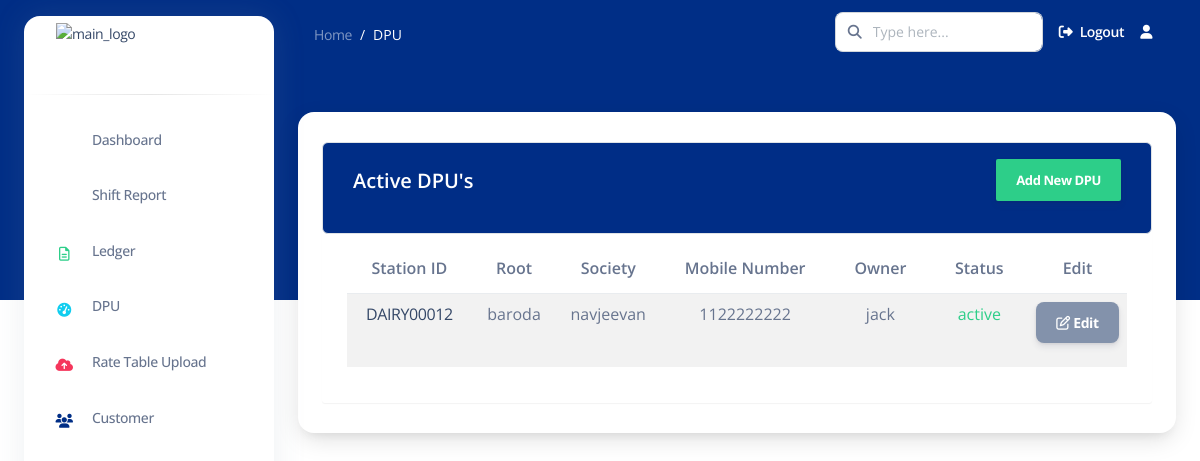
Page /active_dpu/ (signed in) on the earlier database version.
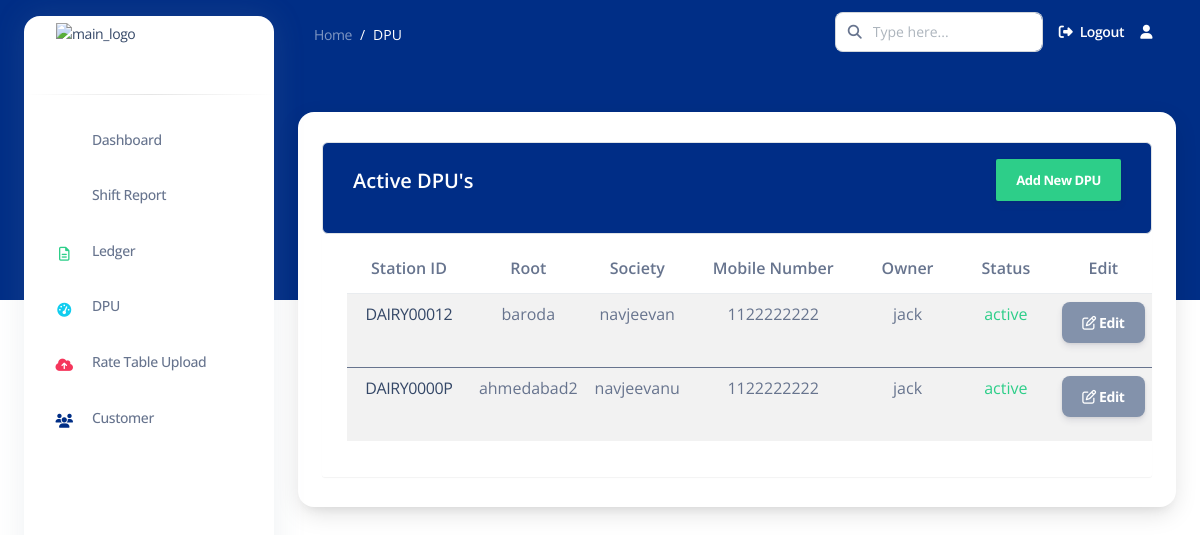
Same page on the later database version.
### apps/common/models.py (models this page shows, shortened)
class DPU(models.Model):
    user = models.ForeignKey(User, on_delete=models.CASCADE)
    location = models.CharField(max_length=255)
    st_id = models.CharField(max_length=50, unique=True, primary_key=True)  # Renamed from dpu_id to st_id
    society = models.CharField(max_length=255)
    mobile_number = models.CharField(max_length=15)
    owner = models.CharField(max_length=255)
    STATUS_CHOICES = [
        ('active', 'Active'),
        ('deactivated', 'Deactivated'),
    ]
    status = models.CharField(max_length=20, choices=STATUS_CHOICES, default='active')
    date = models.DateTimeField(auto_now_add=True)  # Automatically set on creation

### apps/common/views.py (the view)
# urls.py: path('active_dpu/', active_dpu, name='active_dpu'),
def active_dpu(request):
    active_dpu_list = DPU.objects.filter(user=request.user)
    return render(request, 'common/active_dpu.html', {'active_dpu_list': active_dpu_list})

### templates/common/active_dpu.html (shortened to what this page needs)
{% extends 'base2.html' %}
{% load static %}
{% load crispy_forms_tags %}
{% block content %}
<nav class="navbar navbar-main navbar-expand-lg px-0 mx-4 shadow-none border-radius-xl " id="navbarBlur"
    data-scroll="false">
    <div class="container-fluid py-1 px-3">
        <nav aria-label="breadcrumb">
            <ol class="breadcrumb bg-transparent mb-0 pb-0 pt-1 px-0 me-sm-6 me-5">
                <li class="breadcrumb-item text-sm"><a class="opacity-5 text-white" href="">Home</a>
                </li>
                <li class="breadcrumb-item text-sm text-white active" aria-current="page">DPU</li>
            </ol>
        </nav>
        <div class="collapse navbar-collapse mt-sm-0 mt-2 me-md-0 me-sm-4" id="navbar">
            <div class="ms-md-auto pe-md-3 d-flex align-items-center">
                <div class="input-group">
                    <span class="input-group-text text-body"><i class="fas fa-search" aria-hidden="true"></i></span>
                    <input type="text" class="form-control" placeholder="Type here...">
                </div>
            </div>
            <ul class="navbar-nav  justify-content-end">
                <li class="nav-item d-flex align-items-center">
                    <a href="{% url 'logout' %}" class="nav-link text-white font-weight-bold px-0">
                        <i class="fa fa-sign-out me-sm-1"></i>
                        <span class="d-sm-inline d-none">Logout</span>
                    </a>
                </li>
                <li class="nav-item dropdown pe-2 px-3 d-flex align-items-center">
                    <a href="javascript:;" class="nav-link text-white p-0" id="dropdownMenuButton"
                        data-bs-toggle="dropdown" aria-expanded="false">
                        <i class="fa fa-user cursor-pointer"></i>
                    </a>
                </li>
            </ul>
        </div>
    </div>
</nav>
<div class="container-fluid mt-5">
    <div class="card o-hidden border-0 shadow-lg mt-5">
        <div class="container">
            <div class="table-wrapper table-responsive">
                <div class="table-title border rounded">
                    <div class="row">
                        <div class="col-sm-6">
                            <h5 class="text-white mt-2">Active DPU's</h5>
                        </div>
                        <div class="col-md-6">
                            <a href="{% url 'add_dpu' %}" class="btn btn-success"> <span>Add New DPU</span></a>
                        </div>
                    </div>
                </div>
                <table class="table table-striped table-hover rounded table-responsive">
                    <thead>
                        <tr>
                            <th>Station ID</th>
                            <th>Root</th>
                            <th>Society</th>
                            <th>Mobile Number</th>
                            <th>Owner</th>
                            <th>Status</th>
                            <th>Edit</th>
                        </tr>
                    </thead>
                    {% for dpu in active_dpu_list %}
                    <tbody>
                        <tr class="align-items-center text-align-center rounded">
                            <td><a href="{% url 'dpudetails' dpuid=dpu.st_id %}">{{ dpu.st_id }}</a></td>
                            <td> {{ dpu.location }} </td>
                            <td>{{ dpu.society }}</td>
                            <td>{{ dpu.mobile_number }}</td>
                            <td>{{ dpu.owner }}</td>
                            <td class="{% if dpu.status == 'active' %}text-success{% else %}text-danger{% endif %}">
                                {{ dpu.status }}
                            </td>
                            <td> <a href="{% url 'edit_dpu' st_id=dpu.st_id %}" class="btn bg-secondary text-white">
                                <i class="fa fa-edit"></i> Edit
                            </a></td>
                        </tr>
                    </tbody>
                    {% endfor %}
                </table>
            </div>
        </div>
    </div>
</div>
{% endblock content %}

### templates/base2.html (shortened to what this page needs)
{% load static %}
<!DOCTYPE html>
<html lang="en">
<head>
    <link href="{% static 'assets/css/nucleo-icons.css'%}" rel="stylesheet" />
    <link href="{% static 'assets/css/nucleo-svg.css'%}" rel="stylesheet" />
    <link rel="stylesheet" href="path/to/font-awesome/css/font-awesome.min.css">
    <link href="{% static 'assets/css/nucleo-svg.css'%}" rel="stylesheet" />
    <link id="pagestyle" href="{% static 'assets/css/argon-dashboard.css' %}" rel="stylesheet" />
</head>
<body class="g-sidenav-show ">
    <aside
        class="sidenav bg-white navbar navbar-vertical navbar-expand-xs border-0 border-radius-xl my-3 fixed-start ms-4 "
        id="sidenav-main">
        <div class="sidenav-header">
            <a class="navbar-brand m-0" href="" target="_blank">
                <img src="{% static 'assets/img/rapturetech_logo.jpeg'%}" class="navbar-brand-img h-100"
                    alt="main_logo">
            </a>
        </div>
        <hr class="horizontal dark mt-0">
        <div class="collapse navbar-collapse  w-auto " id="sidenav-collapse-main">
            <ul class="navbar-nav">
                <li class="nav-item">
                    <a class="nav-link" href="{% url 'dashboard' %}">
                        <div
                            class="icon icon-shape icon-sm border-radius-md text-center me-2 d-flex align-items-center justify-content-center">
                            <i class="ni ni-tv-2 text-primary text-sm opacity-10"></i>
                        </div>
                        <span class="nav-link-text ms-1">Dashboard</span>
                    </a>
                </li>
                <li class="nav-item">
                    <a class="nav-link " href="{% url 'shift_report' %}">
                        <div
                            class="icon icon-shape icon-sm border-radius-md text-center me-2 d-flex align-items-center justify-content-center">
                            <i class="ni ni-single-copy-04 text-warning text-sm opacity-10"></i>
                        </div>
                        <span class="nav-link-text ms-1">Shift Report</span>
                    </a>
                </li>
                <li class="nav-item">
                    <a class="nav-link " href="#">
                        <div
                            class="icon icon-shape icon-sm border-radius-md text-center me-2 d-flex align-items-center justify-content-center">
                            <i class="fa fa-file-text-o text-success text-sm opacity-10" aria-hidden="true"></i>
                        </div>
                        <span class="nav-link-text ms-1">Ledger</span>
                    </a>
                </li>
                <li class="nav-item">
                    <a class="nav-link " href="{% url 'active_dpu' %}">
                        <div
                            class="icon icon-shape icon-sm border-radius-md text-center me-2 d-flex align-items-center justify-content-center">
                            <i class="fa fa-tachometer text-info text-sm opacity-10" aria-hidden="true"></i>
                        </div>
                        <span class="nav-link-text ms-1">DPU</span>
                    </a>
                </li>
                <li class="nav-item">
                    <a class="nav-link " href="./pages/rtl.html">
                        <div
                            class="icon icon-shape icon-sm border-radius-md text-center me-2 d-flex align-items-center justify-content-center">
                            <i class="fa fa-cloud-upload text-danger text-sm opacity-10" aria-hidden="true"></i>
                        </div>
                        <span class="nav-link-text ms-1">Rate Table Upload</span>
                    </a>
                </li>
                <li class="nav-item">
                    <a class="nav-link" href="{% url 'upload_customer_csv' %}">
                        <div
                            class="icon icon-shape icon-sm border-radius-md text-center me-2 d-flex align-items-center justify-content-center">
                            <i class="fa fa-users text-primary text-sm opacity-10" aria-hidden="true"></i>
                        </div>
                        <span class="nav-link-text ms-1">Customer</span>
                    </a>
                </li>
                <li class="nav-item">
                    <div class="nav-link" id="google_translate_element"></div>
                </li>
            </ul>
        </div>
    </aside>
    <main class="main-content position-relative border-radius-lg ">
        {% block content %} {% endblock content %}
    </main>
</body>
</html>

### static/assets/css/nucleo-svg.css (style rules this page uses)
.icon { display: inline-block; color: #111111; height: 1em; width: 1em; }
.icon-sm { height: 0.8em; width: 0.8em; }
.icon { fill: currentColor; stroke: none; }

### templates/common/active_dpu.html (style rules this page uses)
.table-wrapper { background: #fff; padding: 20px 25px; margin: 30px 0; border-radius: 3px; box-shadow: 0 1px 1px rgba(0, 0, 0, .05); }
.table-title { padding-bottom: 1px; background: #002d86; color: #fff !important; padding: 16px 30px; margin: -20px -25px 10px; border-radius: 3px 3px 0 0; }
.table-title .btn { color: #fff; float: right; font-size: 13px; border: none; min-width: 50px; border-radius: 2px; border: none; outline: none !important; margin-left: 10px; }
.table-title .btn span { float: left; margin-top: 2px; }
tr { text-align: center; }
td { padding: 1px; text-align: center; }

Differences in the rows shown:
added DPU: st_id "DAIRY0000P", location "ahmedabad2", society "navjeevanu", mobile_number "1122222222", owner "jack", status "active"
